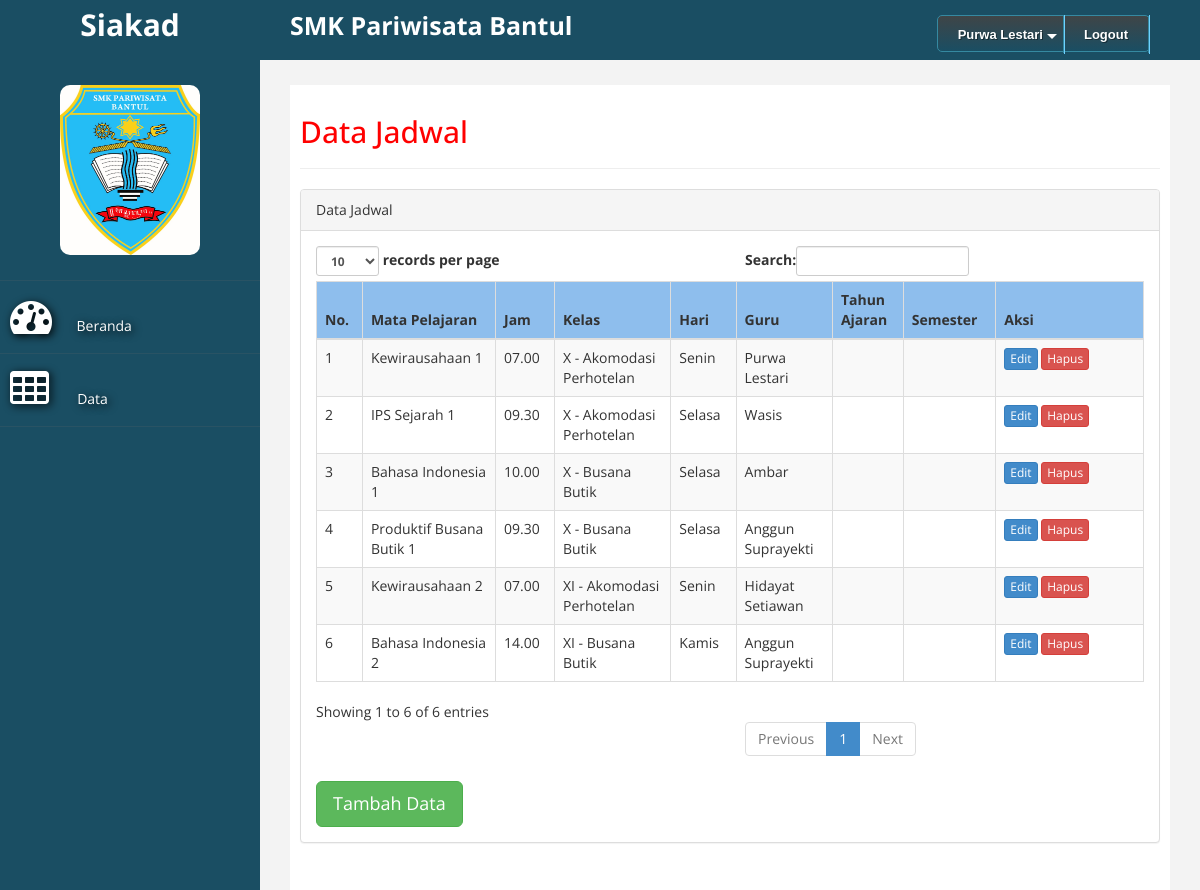
Page /index.php?act=data_jadwal (signed in) on the committed database.
### tables this page shows
CREATE TABLE `guru` (
  `nip` int(5) NOT NULL,
  `nama` varchar(25) NOT NULL,
  `alamat` varchar(50) NOT NULL
);

CREATE TABLE `jadwal_pelajaran` (
  `id_jadwal` int(4) NOT NULL,
  `kode_mp` int(9) NOT NULL,
  `jam` varchar(5) NOT NULL,
  `kode_kelas` varchar(5) NOT NULL,
  `hari` varchar(10) NOT NULL
);

CREATE TABLE `mata_pelajaran` (
  `kode_mp` int(9) NOT NULL,
  `nama_mp` varchar(25) NOT NULL,
  `KKM` int(2) NOT NULL
);

CREATE TABLE `kelas` (
  `kode_kelas` int(5) NOT NULL,
  `nama_kelas` varchar(25) NOT NULL,
  `jumlah_siswa` int(2) NOT NULL
);

### data_jadwal.php (the view, shortened to what this page needs)
<?php
include "koneksi.php";
$no     = 1;
$sql    = "select *, kelas.nama_kelas, guru.nama, mata_pelajaran.nama_mp from jadwal_pelajaran, kelas, mata_pelajaran, mengajar, guru where kelas.kode_kelas = jadwal_pelajaran.kode_kelas and mata_pelajaran.kode_mp = jadwal_pelajaran.kode_mp AND mengajar.kode_kelas = jadwal_pelajaran.kode_kelas AND mengajar.kode_mp = jadwal_pelajaran.kode_mp AND mengajar.nip = guru.nip
";
$hasil  = mysqli_query($kon, $sql) ;
?>
<h2>Data Jadwal</h2>
<hr>
<div class="panel panel-default">
    <div class="panel-heading">
         Data Jadwal
    </div>
    <div class="panel-body">
        <div class="table-responsive">
            <table class="table table-striped table-bordered table-hover" id="dataTables-example">
                <thead>
                    <tr  bgcolor="#8EBEED">
                        <th>No.</th>
                        <th>Mata Pelajaran</th>
                        <th>Jam</th>
						<th>Kelas</th>
						<th>Hari</th>
                        <th>Guru</th>
                        <th>Tahun Ajaran</th>
                        <th>Semester</th>
                        <th width="150px">Aksi</th>
                    </tr>
                </thead>
                <tbody>
                    <?php
                    while($data = mysqli_fetch_assoc($hasil)){
                ?>
                    <tr class="odd gradeX">
                        <td><?php echo $no++; ?></td>
                        <td><?php echo $data['nama_mp']; ?></td>
                        <td><?php echo $data['jam']; ?></td>
						<td><?php echo $data['nama_kelas']; ?></td>
						<td><?php echo $data['hari']; ?></td>
                        <td><?php echo $data['nama']; ?></td>
                        <td><?php echo $data['thn_ajaran']; ?></td>
                        <td><?php echo $data['semester']; ?></td>
                        <td>
                            <a href="?act=edit_jadwal&id_jadwal=<?php echo$data['id_jadwal'];?>" class="btn btn-primary btn-xs">Edit</a>
                            <a href="hapus_jadwal.php?id_jadwal=<?php echo$data['id_jadwal'];?>"
                               onClick="return confirm('Apakah anda yakin untuk menghapus data ini?');" class="btn btn-danger btn-xs">Hapus</a>
                        </td>
                    </tr>
                <?php
                    }
                ?>
                </tbody>
            </table>
			<a href="?act=tambah_jadwal_pelajaran" class="btn btn-success btn-lg">Tambah Data</a>
        </div>
    </div>
</div>

### menu_atas.php (shortened to what this page needs)
<div id='cssmenu'>
<ul>
  <?php
    if($_SESSION['level'] == '1'){
    include 'koneksi.php';
  $sql = mysqli_query($kon,"select nama from guru where nip = $_SESSION[username]");
  $sql2 = mysqli_fetch_assoc($sql);
?>
   <li class='has-sub '><a href='#'><span><?php echo $sql2['nama']; ?></span></a>
 <?php } ?>
   </li>
   <li><a href='logout.php'><span>Logout</span></a></li>
</ul>
</div>

### custom.css (style rules this page uses)
body { font-family: 'Open Sans', sans-serif; }
h2 { color: #f00; }

### menu_atas.php (style rules this page uses)
#cssmenu { height:37px; display:block; padding:0; margin:0; border:1px solid; border-radius:5px; }
#cssmenu > ul { list-style:inside none; padding:0; margin:0; }
#cssmenu > ul > li { list-style:inside none; padding:0; margin:0; float:left; display:block; position:relative; }
#cssmenu > ul > li > a { outline:none; display:block; position:relative; padding:12px 20px; font:bold 13px/100% Arial, Helvetica, sans-serif; text-align:center; text-decoration:none; text-shadow:1px 1px 0 rgba(0,0,0, 0.4); }
#cssmenu > ul > li:first-child > a { border-radius:5px 0 0 5px; }
#cssmenu > ul > li > a:after { content:''; position:absolute; border-right:1px solid; top:-1px; bottom:-1px; right:-2px; z-index:99; }
#cssmenu > ul > li.has-sub > a:before { content:''; position:absolute; top:18px; right:6px; border:5px solid transparent; border-top:5px solid #fff; }
#cssmenu, #cssmenu > ul > li > ul > li a:hover { background:#3f4547; background:-moz-linear-gradient(top, #3f4547 0%, #1a4e63 100%); background:-webkit-gradient(linear, left top, left bottom, color-stop(0%,#3f4547), color-stop(100%,#1a4e63)); background:-webkit-linear-gradient(top, #3f4547 0%,#1a4e63 100%); background:-o-linear-gradient(top, #3f4547 0%,#1a4e63 100%); background:-ms-linear-gradient(top, #3f4547 0%,#1a4e63 100%); background:linear-gradient(top, #3f4547 0%,#1a4e63 100%); filter:progid:DXImageTransform.Microsoft.gradient(startColorstr='#3f4547', endColorstr='#1a4e63',GradientType=0); }
#cssmenu { border-color:#3589a1; }
#cssmenu > ul > li > a { border-right:1px solid #3589a1; color:#fff; }
#cssmenu > ul > li > a:after { border-color:#6ed1ff; }

### rows in the picture
guru: nama "Purwa Lestari"
jadwal_pelajaran: kode_mp.nama_mp "Kewirausahaan 1", jam "07.00", kode_kelas.nama_kelas "X - Akomodasi Perhotelan", hari "Senin", guru.nama "Purwa Lestari"
jadwal_pelajaran: kode_mp.nama_mp "IPS Sejarah 1", jam "09.30", kode_kelas.nama_kelas "X - Akomodasi Perhotelan", hari "Selasa", guru.nama "Wasis"
jadwal_pelajaran: kode_mp.nama_mp "Bahasa Indonesia 1", jam "10.00", kode_kelas.nama_kelas "X - Busana Butik", hari "Selasa", guru.nama "Ambar"
jadwal_pelajaran: kode_mp.nama_mp "Produktif Busana Butik 1", jam "09.30", kode_kelas.nama_kelas "X - Busana Butik", hari "Selasa", guru.nama "Anggun Suprayekti"
jadwal_pelajaran: kode_mp.nama_mp "Kewirausahaan 2", jam "07.00", kode_kelas.nama_kelas "XI - Akomodasi Perhotelan", hari "Senin", guru.nama "Hidayat Setiawan"
jadwal_pelajaran: kode_mp.nama_mp "Bahasa Indonesia 2", jam "14.00", kode_kelas.nama_kelas "XI - Busana Butik", hari "Kamis", guru.nama "Anggun Suprayekti"
